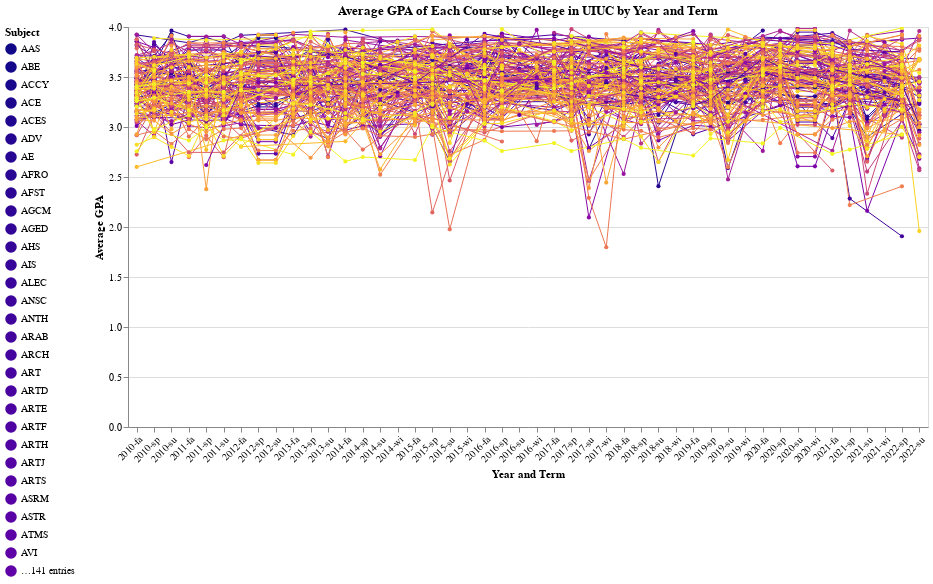

The notebook cell this image was saved under:
### Code cell
linechart

### Figure 1 — Vega-Lite specification as saved in the notebook (floating-point values rounded to 4 significant figures; data arrays with more than 128 entries replaced by an {"elided": "..."} marker saying what was removed)
{"config": {"view": {"continuousWidth": 400, "continuousHeight": 300}, "point": {"size": 17.5}}, "data": {"name": "data-094afe2cc47a75a0948d0cdab81ef9f8"}, "mark": {"type": "line", "point": true, "strokeWidth": 1}, "encoding": {"color": {"condition": {"field": "Subject", "legend": {"orient": "left"}, "scale": {"scheme": "plasma"}, "type": "ordinal", "selection": "selector002"}, "value": "lightgray"}, "opacity": {"condition": {"value": 1.0, "selection": "selector002"}, "value": 0.5}, "tooltip": [{"field": "AverageGPA", "type": "quantitative"}, {"field": "Subject", "type": "nominal"}, {"field": "YearTerm", "type": "nominal"}, {"field": "Max_Withdrawls", "type": "quantitative"}], "x": {"axis": {"labelAngle": -45}, "field": "YearTerm", "title": "Year and Term", "type": "ordinal"}, "y": {"field": "AverageGPA", "title": "Average GPA", "type": "quantitative"}}, "height": 400, "selection": {"selector001": {"type": "single", "fields": ["Subject"], "bind": {"input": "select", "options": {"elided": "17 rows, 173 str values in total"}, "labels": ["All", "ACES", "AHS", "BUS", "CIMED", "EDUC", "ENGR", "FAA", "GRAD", "IS", "LAS", "LAW", "LER", "MDIA", "SOCW", "VETMED", "MISC"], "name": "Colleges "}}, "selector002": {"type": "single", "fields": ["Subject"], "on": "mouseover"}, "selector003": {"type": "interval", "bind": "scales"}}, "title": "Average GPA of Each Course by College in UIUC by Year and Term", "transform": [{"filter": {"selection": "selector001"}}], "width": 800, "$schema": "https://vega.github.io/schema/vega-lite/v4.17.0.json", "datasets": {"data-094afe2cc47a75a0948d0cdab81ef9f8": {"elided": "3840 records"}}}
